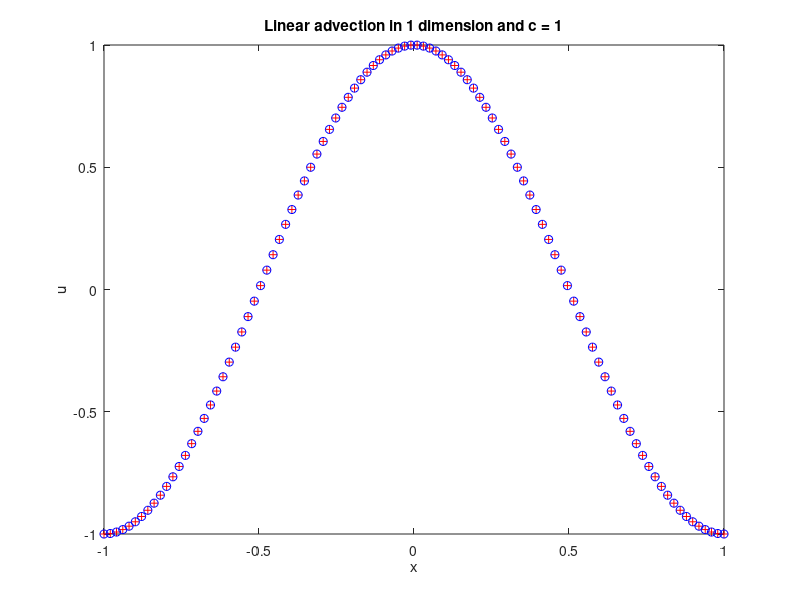

Here is the MATLAB script that generated this plot:
clear;
clc;
clf;

p = -1;
q = 1;
N = 100;
c = 1;
%c = -1;

dx = (q - p)/(N - 1);
x = p:dx:q;
u_new = zeros(N,1);
u_new = cos(pi*x); 

t = 0;
t_final = 2;
dt = .5*dx;

u = zeros(N,1);
r = c*dt/dx;

while t < t_final,
    if t + dt > t_final,
        dt = t_final - t;
    end;
    for i = 2:N,%i = 1:N-1
        u(i) = u_new(i) - r*(u_new(i) - u_new(i-1));
        %u(i) = u_new(i) - r*(u_new(i+1) - u_new(i));
    end;
    u = u_new;
    t = t + dt;
end;

exact = cos(pi*(x - c*t));
plot(x, u(1:N), 'r+');
hold on;
plot(x, exact, 'bo');
hold off;
xlabel('x');
ylabel('u');
title('Linear advection in 1 dimension and c = 1');
      